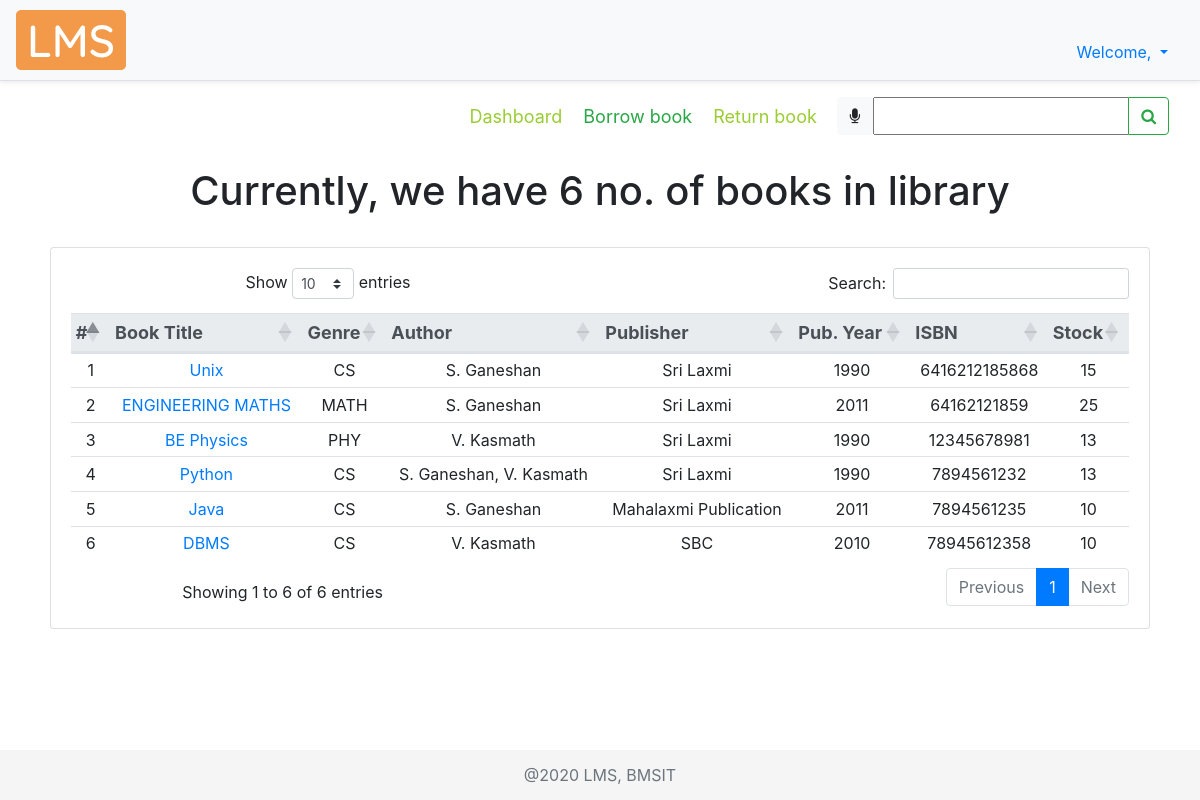
The page /borrowbook/ on the database its author committed.
### libraryApp/models.py (models this page shows, shortened)
class BOOK(models.Model):
    GENRE = (
        ("CS", "Computer Science"),
        ("MATH", "Mathematics"),
        ("ELE", "Electronics"),
        ("TC", "Telecommunication"),
        ("CHE", "Chemistry"),
        ("PHY", "Physics"),
        ("MEC", "Mechanics"),
        ("EVS", "Environmental Science"),
        ("BIO", "Bioengineering"),
        ("BUS", "Business Skills"),
    )
    bookTitle = models.CharField(max_length=50, help_text="Book Title")
    genre = models.CharField(max_length=30, null=True, choices=GENRE, help_text="Category")
    pubYear = models.CharField(max_length=4, null=True, help_text="Year of publication")
    isbn = models.CharField(max_length=13, null=True, unique=True, help_text="International Standard Book Number")
    librarianID = models.ForeignKey(
        settings.AUTH_USER_MODEL, null=True, on_delete=models.SET_NULL, help_text="Librarian ID")
    pubID = models.ForeignKey(PUBLISHER, null=True, on_delete=models.CASCADE, help_text="Publisher ID")
    authorID = models.ManyToManyField(AUTHOR, help_text="Authors")

class AUTHOR(models.Model):
    authorName = models.CharField(max_length=30, help_text="Author name")
    def __str__(self):
        return self.authorName

class PUBLISHER(models.Model):
    pubName = models.CharField(max_length=30, help_text="Publisher name", null=True)
    streetAddr = models.CharField(max_length=50, help_text="Street Address", null=True)
    district = models.CharField(max_length=20, help_text="District", null=True)
    state = models.CharField(max_length=20, help_text="State", null=True)
    pinCode = models.CharField(max_length=6, help_text="PIN Code", null=True)
    phoneNum = models.CharField(max_length=10, help_text="Phone number", null=True)

### libraryApp/views.py (the view)
# urls.py: path('borrowbook/', views.borrowBook, name="borrowbook"),
def borrowBook(request):
    borrowBook = 'libraryApp/borrow_book.html'
    books = BOOK.objects.all()
    myFilter = BookFilter(request.GET, queryset=BOOK.objects.all())
    if request.method == "POST":
        print(request.POST)
        return redirect(searchBook, book=request.POST['bookTitle'])
    bbActive = True
    booksList = []
    bookCount = BOOK.objects.count()
    for i in books:
        stock = STOCK.objects.filter(bookID__id=i.id).first()
        authors = AUTHOR.objects.filter(book__id=i.id)
        authorList = []
        authorIDList = []
        for a in authors.all():
            if a not in authorList:  # loic to check redundancy
                authorList.append(a)
                authorIDList.append(a.id)
        authorString = ', '.join(map(str, authorList))
        booksList.append(tempBook(None, i.bookTitle, i.id, i.genre, i.pubID.id,
                                  i.pubID.pubName, i.pubYear, authorIDList, authorString, i.isbn, stock.bookCopies))
    context = {
        'books': booksList,
        'count': bookCount,
        "myFilter": myFilter,
        "bbActive": bbActive
    }
    return render(request, borrowBook, context)

### libraryApp/templates/libraryApp/borrow_book.html (shortened to what this page needs)
{% extends 'libraryApp/main.html' %}
{% load static %}
{% block content %}
<nav class="navbar">
  <div class="navbar-nav mySubMenu ml-auto">
    <nav>
      <a href="{% url 'dashboard' %}" title="Click here to visit dashboard">Dashboard</a>
      <a class="text-success" href="{% url 'borrowbook' %}">Borrow book</a>
      <a href="{% url 'returnbook' %}" title="Click here to return borrowed books">Return book</a>
    </nav>
  </div>
  <form class="form-inline" method="POST">
    <div class="input-group">
      <div id="speech" class="btn btn-light" title="Click the mic to speak">
        <i class="fa fa-microphone" aria-hidden="true"></i>
      </div>
      {{myFilter.form}}
      <div class="input-group-append">
        <button id="searchButton" class="btn btn-outline-success" type="submit">
          <i class="fa fa-search"></i>
        </button>
      </div>
    </div>
  </form>
</nav>
<br>
<div class="row text-center booksTable">
    <div class="col-md-12">
        <h1 class="text-center">
            Currently, we have {{count}} no. of books in library
        </h1>
        <br>
        <div class="card card-body">
            <table id="dataTable6" class="table table-sm table-hover">
                <thead class="thead-light threadText">
                    <tr>
                        <th scope="col">#</th>
                        <th scope="col">Book Title</th>
                        <th scope="col">Genre</th>
                        <th scope="col">Author</th>
                        <th scope="col">Publisher</th>
                        <th scope="col">Pub. Year</th>
                        <th scope="col">ISBN</th>
                        <th scope="col">Stock</th>
                    </tr>
                </thead>
                {% for i in books %}
                <tr>
                    <td>{{forloop.counter}}</td>
                    <td><a href="{% url 'viewbook' i.bookID %}">{{i.bookTitle}}</a></td>
                    <td>{{i.genre}}</td>
                    <td>{{i.author}}</td>
                    <td>{{i.pubName}}</td>
                    <td>{{i.pubYear}}</td>
                    <td>{{i.isbn}}</td>
                    <td>{{i.stock}}</td>
                </tr>
                {% endfor %}
            </table>
        </div>
    </div>
    <br>
</div>
{% endblock %}

### static/css/main.css (style rules this page uses)
html { position: relative; min-height: 100%; }
body { margin-bottom: 60px; background-color: #fff; }
.booksTable { padding: 0 20px; margin: auto; }
.mySubMenu { margin-right: 10px; padding: 2px; font-size: large; }
.mySubMenu a { padding-left: 8px; padding-right: 8px; color: yellowgreen; }

### libraryApp/templates/libraryApp/main.html (style rules this page uses)
.threadText { font-size: 18px; padding: 5px; margin: 5px; }

### rows shown on the page
BOOK: bookTitle "Unix", genre "CS", pubYear "1990", isbn "6416212185868"
AUTHOR: author "S. Ganeshan" "S. Ganeshan" "S. Ganeshan"
PUBLISHER: pubName "Sri Laxmi" "Sri Laxmi" "Sri Laxmi" "Sri Laxmi"
BOOK: bookTitle "ENGINEERING MATHS", genre "MATH", pubYear "2011", isbn "64162121859"
BOOK: bookTitle "BE Physics", genre "PHY", pubYear "1990", isbn "12345678981"
AUTHOR: author "V. Kasmath" "V. Kasmath"
BOOK: bookTitle "Python", genre "CS", pubYear "1990", isbn "7894561232"
BOOK: bookTitle "Java", genre "CS", pubYear "2011", isbn "7894561235"
PUBLISHER: pubName "Mahalaxmi Publication"
BOOK: bookTitle "DBMS", genre "CS", pubYear "2010", isbn "78945612358"
PUBLISHER: pubName "SBC"

### other values the page prints
{{ count }} "6"
{{ i.stock }} "15" "25" "13" "13" "10" "10"
{{ i.author }} "S. Ganeshan, V. Kasmath"
